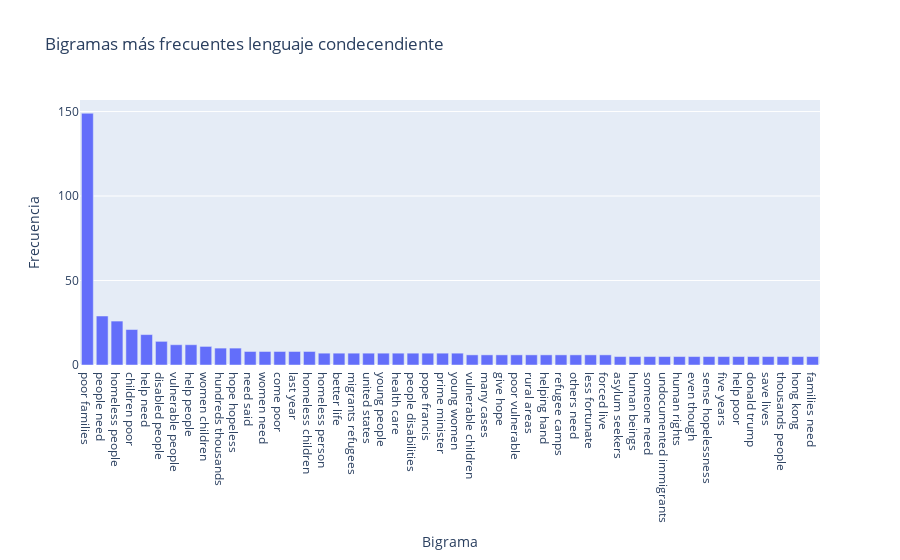

Notebook code for this chart:
### Code cell
bigrams = corpus_stp_patronizing.str.split(" ").apply(make_ngram, n=2)
bigrams_count = np.array(Counter(list(chain.from_iterable(bigrams))).most_common(50))
px.bar(x=bigrams_count[:,0],y=bigrams_count[:,1].astype(int),
       title='Bigramas más frecuentes lenguaje condecendiente',
       labels={'y':'Frecuencia','x':'Bigrama'}
       )

### Figure 1 — Plotly figure (JSON) as saved in the notebook; plotly's stock layout.template omitted (floating-point values rounded to 4 significant figures)
{"data": [{"alignmentgroup": "True", "hovertemplate": "Bigrama=%{x}<br>Frecuencia=%{y}<extra></extra>", "legendgroup": "", "marker": {"color": "#636efa", "pattern": {"shape": ""}}, "name": "", "offsetgroup": "", "orientation": "v", "showlegend": false, "textposition": "auto", "type": "bar", "x": ["poor families", "people need", "homeless people", "children poor", "help need", "disabled people", "vulnerable people", "help people", "women children", "hundreds thousands", "hope hopeless", "need said", "women need", "come poor", "last year", "homeless children", "homeless person", "better life", "migrants refugees", "united states", "young people", "health care", "people disabilities", "pope francis", "prime minister", "young women", "vulnerable children", "many cases", "give hope", "poor vulnerable", "rural areas", "helping hand", "refugee camps", "others need", "less fortunate", "forced live", "asylum seekers", "human beings", "someone need", "undocumented immigrants", "human rights", "even though", "sense hopelessness", "five years", "help poor", "donald trump", "save lives", "thousands people", "hong kong", "families need"], "xaxis": "x", "y": [149, 29, 26, 21, 18, 14, 12, 12, 11, 10, 10, 8, 8, 8, 8, 8, 7, 7, 7, 7, 7, 7, 7, 7, 7, 7, 6, 6, 6, 6, 6, 6, 6, 6, 6, 6, 5, 5, 5, 5, 5, 5, 5, 5, 5, 5, 5, 5, 5, 5], "yaxis": "y"}], "layout": {"barmode": "relative", "legend": {"tracegroupgap": 0}, "title": {"text": "Bigramas más frecuentes lenguaje condecendiente"}, "xaxis": {"anchor": "y", "domain": [0, 1], "title": {"text": "Bigrama"}}, "yaxis": {"anchor": "x", "domain": [0, 1], "title": {"text": "Frecuencia"}}}}
